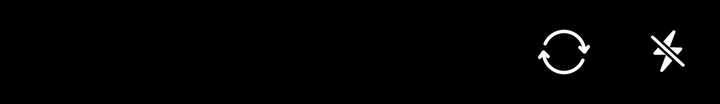
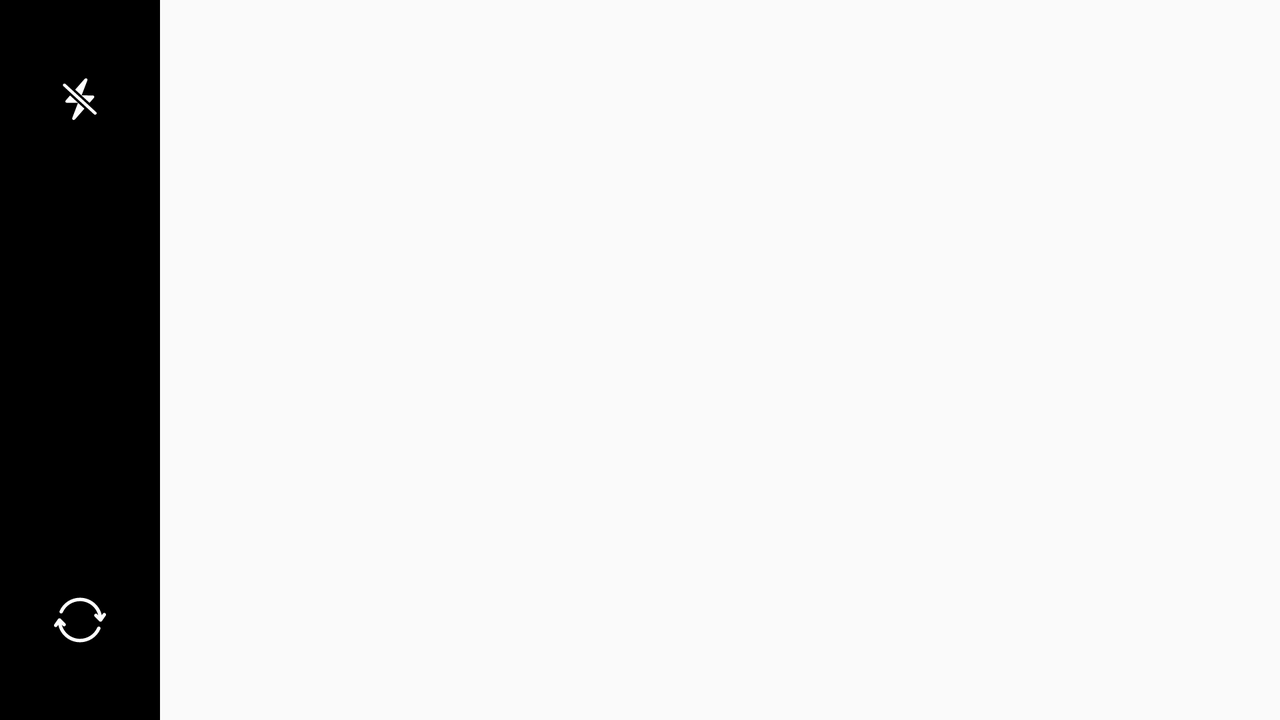

The same Android screen from two of the app's own layout files: first res/layout/ as a phone draws it, then the repository's variant for another configuration, drawn on a device whose configuration selects that folder. Both files follow.
<!-- AndroidManifest.xml: application theme AppTheme -->
<!-- res/layout/camera_cancel_layout.xml -->
<?xml version="1.0" encoding="utf-8"?>
<androidx.constraintlayout.widget.ConstraintLayout xmlns:android="http://schemas.android.com/apk/res/android"
    xmlns:app="http://schemas.android.com/apk/res-auto"
    android:layout_width="match_parent"
    android:layout_height="wrap_content"
    android:animateLayoutChanges="true"
    android:background="@color/txBlack"
    app:layout_constraintEnd_toEndOf="parent"
    app:layout_constraintTop_toTopOf="parent">

    <ImageView
        android:id="@+id/flashLight"
        android:layout_width="52dp"
        android:layout_height="52dp"
        android:layout_alignStart="@+id/dualCamera"
        android:background="@drawable/flash_circle_off"
        app:layout_constraintRight_toRightOf="parent"
        app:layout_constraintTop_toTopOf="parent"
        app:layout_constraintTop_toBottomOf="parent"
        app:layout_constraintBottom_toBottomOf="parent"
        android:visibility="visible" />

    <ImageView
        android:id="@+id/dualCamera"
        android:layout_width="52dp"
        android:layout_height="52dp"
        android:background="@drawable/ic_switch_camera"
        app:layout_constraintTop_toTopOf="parent"
        app:layout_constraintBottom_toBottomOf="parent"
        app:layout_constraintRight_toLeftOf="@+id/flashLight" />

    <TextView
        android:id="@+id/cancel"
        android:layout_width="wrap_content"
        android:layout_height="wrap_content"
        android:layout_above="@+id/dualCamera"
        android:layout_centerInParent="true"
        android:text="Cancel"
        android:textColor="@color/ic_white"
        app:layout_constraintEnd_toEndOf="parent"
        app:layout_constraintStart_toStartOf="parent"
        app:layout_constraintBottom_toBottomOf="parent"
        android:textSize="14sp"
        android:visibility="gone"
        android:translationY="-80dp" />
</androidx.constraintlayout.widget.ConstraintLayout>
<!-- resources referenced by this layout -->
<resources>
  <color name="ic_white">#FFFFFFFF</color>
  <color name="txBlack">#FF000000</color>
  <!-- drawable flash_circle_off (drawable) -->
  <vector xmlns:android="http://schemas.android.com/apk/res/android"
      android:width="46dp"
      android:height="50dp"
      android:viewportWidth="46"
      android:viewportHeight="50">
    <path
        android:pathData="M20.873,34.226C20.662,34.483 20.437,34.609 20.196,34.604C19.956,34.604 19.769,34.507 19.634,34.313C19.505,34.12 19.496,33.862 19.607,33.54L22.112,26.403L17.19,26.333C16.997,26.333 16.836,26.274 16.707,26.157C16.578,26.034 16.514,25.882 16.514,25.7C16.514,25.507 16.596,25.308 16.76,25.103L18.605,22.817L24.951,29.163L20.873,34.226ZM27.219,26.359L20.873,20.022L24.969,14.951C25.18,14.688 25.405,14.559 25.646,14.564C25.886,14.564 26.07,14.664 26.199,14.863C26.334,15.057 26.346,15.311 26.234,15.628L23.721,22.756L28.651,22.835C28.845,22.841 29.003,22.902 29.126,23.02C29.255,23.137 29.319,23.289 29.319,23.477C29.319,23.67 29.24,23.866 29.082,24.065L27.219,26.359ZM29.188,31.853L15.635,18.309C15.5,18.174 15.433,18.01 15.433,17.816C15.433,17.617 15.5,17.45 15.635,17.315C15.769,17.175 15.934,17.107 16.127,17.113C16.326,17.113 16.493,17.181 16.628,17.315L30.181,30.859C30.321,31 30.392,31.167 30.392,31.36C30.392,31.56 30.321,31.724 30.181,31.853C30.046,31.993 29.882,32.063 29.688,32.063C29.495,32.063 29.328,31.993 29.188,31.853Z"
        android:fillColor="#ffffff"/>
  </vector>
  <!-- drawable ic_switch_camera: vector/xml drawable (drawable, 2961 chars, omitted) -->
  <!-- from res/values-v28/ -->
  <style name="AppTheme" parent="Theme.MaterialComponents.Light.NoActionBar.Bridge">
          <item name="android:windowLayoutInDisplayCutoutMode">shortEdges</item>
          <item name="colorPrimaryDark">@color/redwood_color</item>
          <item name="colorPrimary">@color/redwood_color</item>
      </style>
  <color name="redwood_color">#464C68</color>
</resources>
<!-- res/layout-land/camera_cancel_layout.xml (the repository's variant of the layout above) -->
<!-- drawn on the phone turned sideways -->
<?xml version="1.0" encoding="utf-8"?>
<androidx.constraintlayout.widget.ConstraintLayout xmlns:android="http://schemas.android.com/apk/res/android"
    xmlns:app="http://schemas.android.com/apk/res-auto"
    android:layout_width="80dp"
    android:layout_height="match_parent"
    android:animateLayoutChanges="true"
    android:background="@color/txBlack"
    app:layout_constraintEnd_toEndOf="parent"
    app:layout_constraintTop_toTopOf="parent"
    app:layout_constraintLeft_toLeftOf="parent"
    android:layout_gravity="start">

    <ImageView
        android:id="@+id/flashLight"
        android:layout_width="52dp"
        android:layout_height="52dp"
        android:background="@drawable/flash_circle_off"
        app:layout_constraintEnd_toEndOf="parent"
        app:layout_constraintStart_toStartOf="parent"
        app:layout_constraintTop_toTopOf="parent"
        android:layout_marginTop="24dp"
        android:padding="12dp"
        android:visibility="visible" />

    <ImageView
        android:id="@+id/dualCamera"
        android:layout_width="52dp"
        android:layout_height="52dp"
        android:background="@drawable/ic_switch_camera"
        app:layout_constraintEnd_toEndOf="parent"
        app:layout_constraintStart_toStartOf="parent"
        app:layout_constraintBottom_toBottomOf="parent"
        android:layout_marginBottom="24dp"
        android:padding="12dp" />

    <TextView
        android:id="@+id/cancel"
        android:layout_width="wrap_content"
        android:layout_height="wrap_content"
        android:layout_above="@+id/dualCamera"
        android:layout_centerInParent="true"
        android:text="Cancel"
        android:textColor="@color/ic_white"
        app:layout_constraintEnd_toEndOf="parent"
        app:layout_constraintStart_toStartOf="parent"
        app:layout_constraintBottom_toBottomOf="parent"
        android:textSize="14sp"
        android:visibility="gone"
        android:translationY="-80dp" />
</androidx.constraintlayout.widget.ConstraintLayout>
